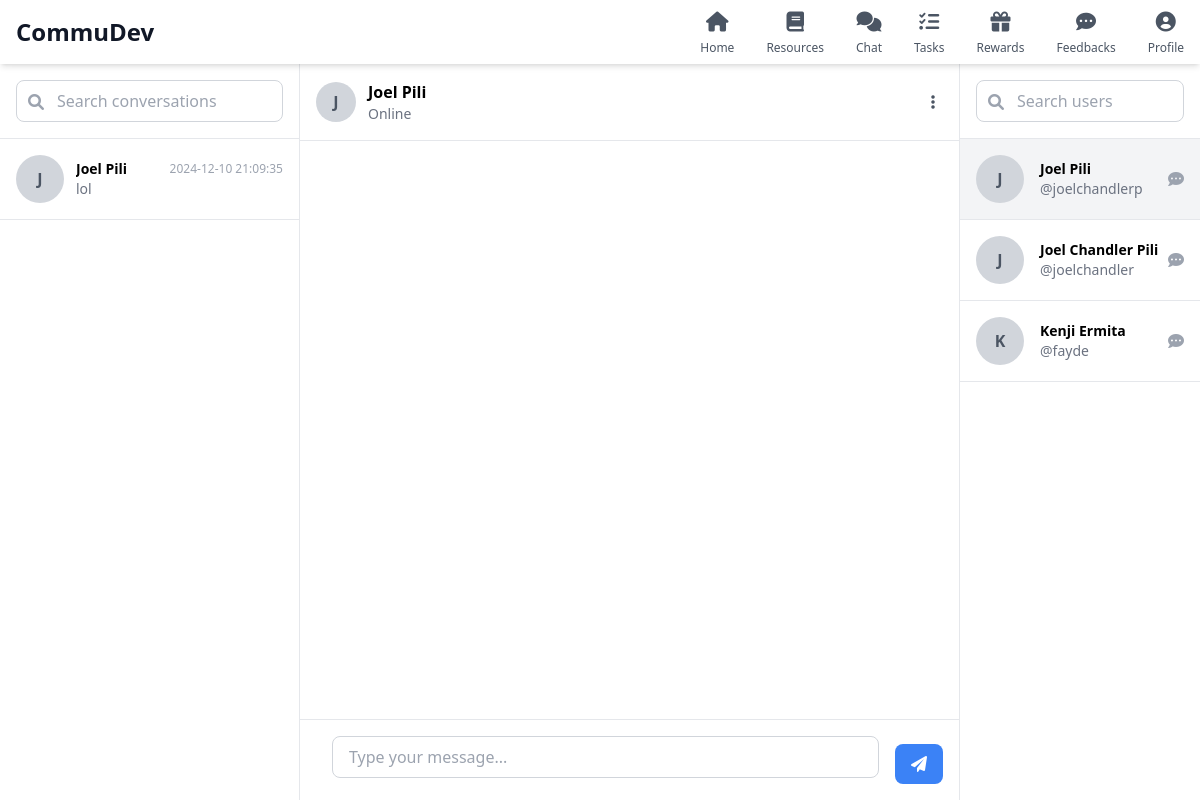
The page /chat/ (signed in) on the database as committed earlier.
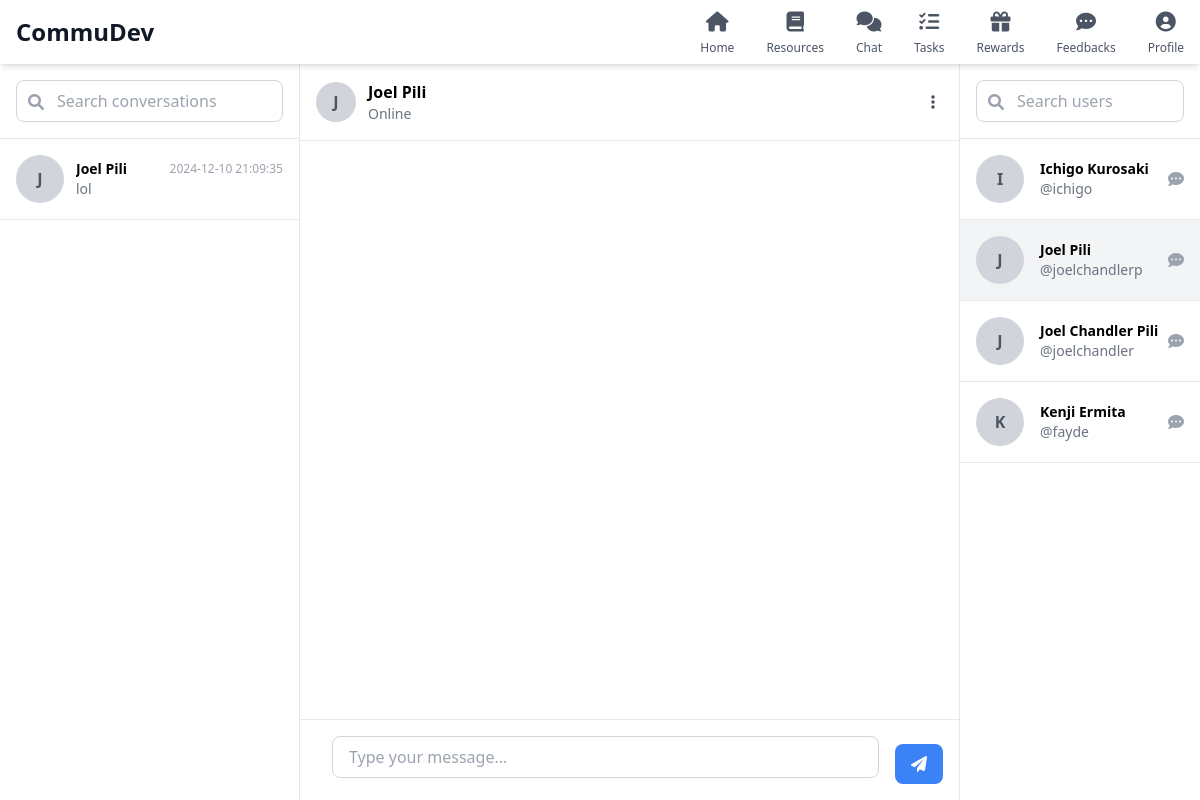
The same page on the database as committed later.
### users/models.py (models this page shows, shortened)
class User(AbstractUser):
    userId = models.UUIDField(primary_key=True, default=uuid.uuid4, editable=False)
    firstname = models.CharField(max_length=100)
    middleinit = models.CharField(max_length=1, blank=True, null=True)
    lastname = models.CharField(max_length=100)
    age = models.IntegerField(null=True)
    state = models.CharField(max_length=100)
    employmentStatus = models.CharField(max_length=100)
    points = models.IntegerField(default=0)
    profile_picture = models.ImageField(upload_to='profile_pics', default='default.jpg')
    languages = models.CharField(max_length=200, blank=True, null=True, default='')
    activity_status = models.CharField(
        max_length=100,
        default='Active',
        choices=[
            ('Active', 'Very Active'),
            ('Moderate', 'Moderately Active'),
            ('Low', 'Less Active'),
            ('Inactive', 'Inactive')
        ]
    )
    hobbies = models.CharField(max_length=200, blank=True, null=True, default='')
    goals = models.CharField(max_length=200, blank=True, null=True, default='')
    USERNAME_FIELD = 'username'  # This ensures username is used for login
    REQUIRED_FIELDS = ['firstname', 'lastname']  # Required fields for createsuperuser

### chat/views.py (the view)
# urls.py: path('', views.chat_home, name='chat_home'),
@login_required
def chat_home(request):
    all_users = User.objects.exclude(userId=request.user.userId).order_by('firstname')
    return render(request, 'chat/chat.html', {'all_users': all_users})

### chat/templates/chat/chat.html (shortened to what this page needs)
<!DOCTYPE html>
<html lang="en">
<head>
    <script src="https://cdn.tailwindcss.com"></script>
    <link rel="stylesheet" href="https://cdnjs.cloudflare.com/ajax/libs/font-awesome/6.0.0/css/all.min.css">
</head>
<body class="bg-gray-100">
    <nav class="bg-white shadow-md fixed top-0 w-full z-50 h-16">
        <div class="w-full px-4 flex justify-between items-center h-full">
            <div class="flex-shrink-0">
                <h1 class="text-2xl font-bold text-gray-900">CommuDev</h1>
            </div>
            <div class="flex items-center space-x-8">
                <a href="{% url 'home' %}" class="text-gray-600 hover:text-gray-900 flex flex-col items-center">
                    <i class="fas fa-home text-xl"></i>
                    <span class="text-xs mt-1">Home</span>
                </a>
                <a href="{% url 'resource_home' %}" class="text-gray-600 hover:text-gray-900 flex flex-col items-center">
                    <i class="fas fa-book text-xl"></i>
                    <span class="text-xs mt-1">Resources</span>
                </a>
                <a href="{% url 'chat_home' %}" class="text-gray-600 hover:text-gray-900 flex flex-col items-center relative">
                    <i class="fas fa-comments text-xl"></i>
                    <span class="text-xs mt-1">Chat</span>
                </a>
                <a href="#" class="text-gray-600 hover:text-gray-900 flex flex-col items-center">
                    <i class="fas fa-tasks text-xl"></i>
                    <span class="text-xs mt-1">Tasks</span>
                </a>
                <a href="{% url 'reward-list' %}" class="text-gray-600 hover:text-gray-900 flex flex-col items-center">
                    <i class="fas fa-gift text-xl"></i>
                    <span class="text-xs mt-1">Rewards</span>
                </a>
                <a href="#" class="text-gray-600 hover:text-gray-900 flex flex-col items-center">
                    <i class="fas fa-comment-dots text-xl"></i>
                    <span class="text-xs mt-1">Feedbacks</span>
                </a>
                <a href="{% url 'profile' %}" class="text-gray-600 hover:text-gray-900 flex flex-col items-center">
                    <i class="fas fa-user-circle text-xl"></i>
                    <span class="text-xs mt-1">Profile</span>
                </a>
            </div>
        </div>
    </nav>
    <div class="flex h-[calc(100vh-4rem)] bg-gray-100 mt-16 overflow-hidden">
        <div class="w-1/4 bg-white border-r border-gray-200">
            <div class="p-4 border-b border-gray-200">
                <div class="relative">
                    <input type="text" placeholder="Search conversations"
                        class="w-full pl-10 pr-4 py-2 border border-gray-300 rounded-lg focus:outline-none focus:border-blue-500">
                    <span class="absolute left-3 top-2.5 text-gray-400">
                        <i class="fas fa-search"></i>
                    </span>
                </div>
            </div>
            <div class="overflow-y-auto h-[calc(100vh-8rem)]" id="contacts-list">
            </div>
        </div>
        <div class="flex-1 flex flex-col bg-white border-r border-gray-200">
            <div class="p-4 border-b border-gray-200 flex items-center">
                <div id="selected-contact" class="flex items-center flex-1">
                    <div class="w-10 h-10 bg-gray-300 rounded-full flex items-center justify-center">
                        <span class="text-gray-600 font-bold" id="contact-initial"></span>
                    </div>
                    <div class="ml-3 flex-1">
                        <h3 class="font-semibold" id="contact-name">Select a conversation</h3>
                        <p class="text-sm text-gray-500" id="contact-status"></p>
                    </div>
                    <div class="relative">
                        <button id="chat-options-btn" class="p-2 hover:bg-gray-100 rounded-full" onclick="toggleChatOptions(event)">
                            <i class="fas fa-ellipsis-v text-gray-600"></i>
                        </button>
                    </div>
                </div>
            </div>
            <div class="flex-1 overflow-y-auto p-4 space-y-1 custom-scrollbar" id="messages-container">
            </div>
            <div class="p-4 border-t border-gray-200">
                <form id="message-form" data-url="{% url 'unsend_message' 0 %}" class="flex items-end space-x-4">
                    <div class="flex-1 relative">
                        <textarea id="message-input"
                            class="w-full resize-none overflow-hidden rounded-lg border border-gray-300 focus:outline-none focus:border-blue-500 px-4 py-2 max-h-32 min-h-[2.5rem]"
                            rows="1"
                            placeholder="Type your message..."></textarea>
                    </div>
                    <button type="submit"
                        class="px-4 py-2 bg-blue-500 text-white rounded-lg hover:bg-blue-600 focus:outline-none h-10">
                        <i class="fas fa-paper-plane"></i>
                    </button>
                </form>
            </div>
        </div>
        <div class="w-1/5 bg-white">
            <div class="p-4 border-b border-gray-200">
                <div class="relative">
                    <input type="text"
                        id="users-search"
                        placeholder="Search users"
                        class="w-full pl-10 pr-4 py-2 border border-gray-300 rounded-lg focus:outline-none focus:border-blue-500">
                    <span class="absolute left-3 top-2.5 text-gray-400">
                        <i class="fas fa-search"></i>
                    </span>
                </div>
            </div>
            <div class="overflow-y-auto h-[calc(100vh-8rem)]" id="users-list">
                {% for user in all_users %}
                <div class="user-item p-4 border-b border-gray-200 hover:bg-gray-50 cursor-pointer"
                     onclick="selectChat('{{ user.userId }}')"
                     data-user-name="{{ user.firstname }} {{ user.lastname }}">
                    <div class="flex items-center">
                        <div class="w-12 h-12 bg-gray-300 rounded-full flex items-center justify-center">
                            <span class="text-gray-600 font-bold">{{ user.firstname|first }}</span>
                        </div>
                        <div class="ml-4 flex-1">
                            <h3 class="text-sm font-semibold">{{ user.firstname }} {{ user.lastname }}</h3>
                            <p class="text-sm text-gray-500">@{{ user.username }} </p>
                        </div>
                        <div class="text-gray-400">
                            <i class="fas fa-comment-dots"></i>
                        </div>
                    </div>
                </div>
                {% endfor %}
            </div>
        </div>
    </div>
</body>
</html>

Rows that differ between the two databases and show on the page:
added User: firstname|first "I", firstname "Ichigo", lastname "Kurosaki", username "ichigo"
